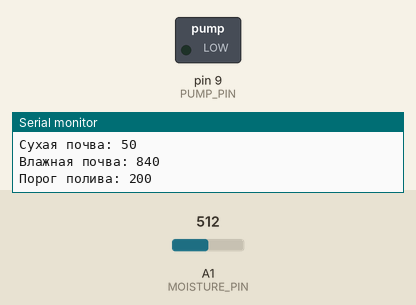
Simulated run of this sketch. Board: Arduino Uno, built with avr-gcc and run on an emulated ATmega328P. Shown: switched loads named in the sketch (green lamp = pin HIGH), the last lines printed to the serial monitor. The test bench sets the inputs (shaded band); at power-on: A1 (MOISTURE_PIN) = 512.

Above: at 1.2 s.
1.3 s: A1 (MOISTURE_PIN) set to 216
11.5 s: A1 (MOISTURE_PIN) set to 184
At 15.8 s:
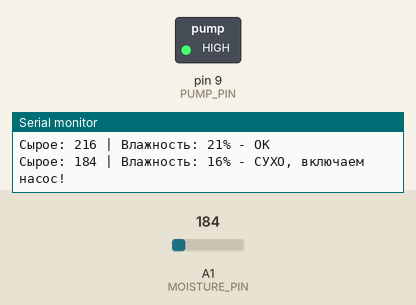
22.5 s: A1 (MOISTURE_PIN) set to 210
At 23.0 s:
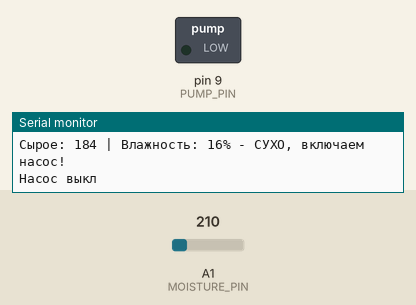
Timing chart, 0 to 25.5 s (numbered marks = the images above; inputs shaded):
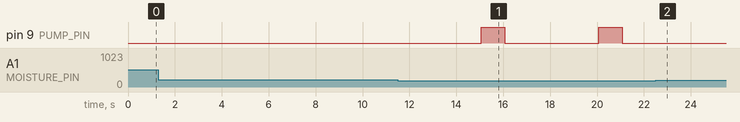

Measured:
- the behaviour switches between 200 and 199 on A1 (MOISTURE_PIN) (found by bisection; images 0 and 1)
- after the input at 11.5 s, pin 9 (PUMP_PIN): alternates HIGH for 1.0 s and LOW for 4.0 s, starting after 3.6 s
- after the input at 22.5 s, pin 9 (PUMP_PIN): stops changing and stays LOW

The sketch:

code.ino
```cpp
// Калибровочные значения
const int DRY_SOIL_VALUE = 50;    // Сухая почва (нужен полив)
const int WET_SOIL_VALUE = 840;   // Влажная почва (после полива)

// Порог полива (можно менять)
const int WATERING_THRESHOLD = 200;  // Начать полив ниже этого знач

// Пины
const int MOISTURE_PIN = A1;  // Датчик влажности
const int PUMP_PIN = 9;       // Насос

// Тайминги
unsigned long lastCheck = 0;
const unsigned long CHECK_INTERVAL = 5000;  // Проверка кажд 5 сек
const unsigned long PUMP_TIME = 1000;       // Полив 1 сек

// Состояние насоса
bool pumpRunning = false;
unsigned long pumpStartTime = 0;

void setup() {
  Serial.begin(9600);
  pinMode(MOISTURE_PIN, INPUT);
  pinMode(PUMP_PIN, OUTPUT);
  digitalWrite(PUMP_PIN, LOW);

  Serial.println("=== Система полива запущена ===");
  Serial.print("Сухая почва: "); Serial.println(DRY_SOIL_VALUE);
  Serial.print("Влажная почва: "); Serial.println(WET_SOIL_VALUE);
  Serial.print("Порог полива: "); Serial.println(WATERING_THRESHOLD);
  Serial.println();
}

void loop() {
  // Периодическая проверка датчика
  if (millis() - lastCheck >= CHECK_INTERVAL) {
    int sensorValue = analogRead(MOISTURE_PIN);

    // Считаем процент влажности (для инверсного датчика)
    int moisturePercent = map(sensorValue, DRY_SOIL_VALUE, WET_SOIL_VALUE, 0, 100);
    moisturePercent = constrain(moisturePercent, 0, 100);

    Serial.print("Сырое: ");
    Serial.print(sensorValue);
    Serial.print(" | Влажность: ");
    Serial.print(moisturePercent);
    Serial.print("%");

    // Проверка нужен ли полив
    if (sensorValue < WATERING_THRESHOLD && !pumpRunning) {
      Serial.println(" - СУХО, включаем насос!");
      startPump();
    } else if (sensorValue >= WATERING_THRESHOLD && !pumpRunning) {
      Serial.println(" - ОК");
    }

    lastCheck = millis();
  }

  // Управление насосом
  if (pumpRunning) {
    if (millis() - pumpStartTime >= PUMP_TIME) {
      stopPump();
      Serial.println("Насос выкл");
    }
  }

  delay(50);
}

void startPump() {
  pumpRunning = true;
  pumpStartTime = millis();
  digitalWrite(PUMP_PIN, HIGH);
}

void stopPump() {
  pumpRunning = false;
  digitalWrite(PUMP_PIN, LOW);
}
```
